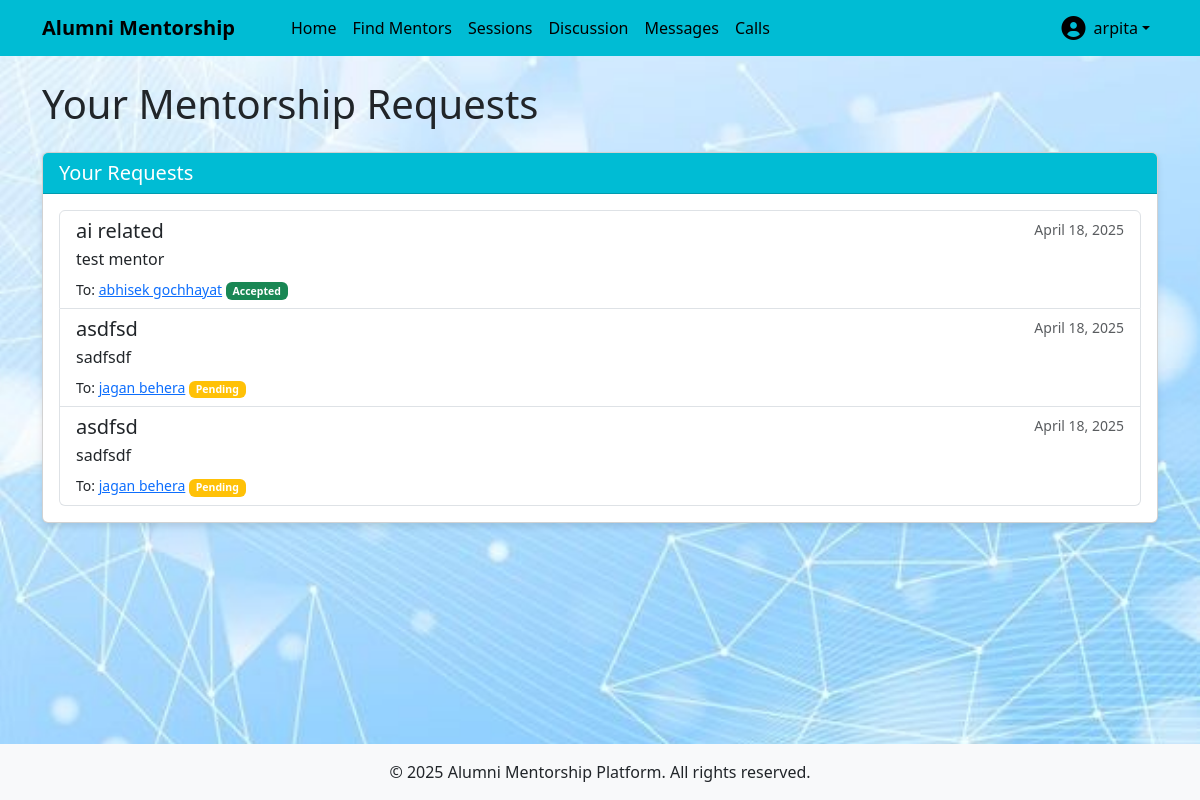
Screenshot of /mentorship/requests/ (signed in) with the database file from the repository.
### users/models.py (models this page shows, shortened)
class CustomUser(AbstractUser):
    USER_TYPE_CHOICES = (
        ('student', 'Student'),
        ('alumni', 'Alumni'),
    )
    user_type = models.CharField(max_length=10, choices=USER_TYPE_CHOICES)
    bio = models.TextField(blank=True)
    profile_picture = models.ImageField(upload_to='profile_pics/', blank=True, null=True)
    graduation_year = models.IntegerField(null=True, blank=True)
    company = models.CharField(max_length=100, blank=True)
    position = models.CharField(max_length=100, blank=True)
    industry = models.CharField(max_length=100, blank=True)
    course = models.CharField(max_length=100, blank=True)
    year_of_study = models.IntegerField(null=True, blank=True)

### mentorship/models.py (models this page shows, shortened)
class MentorshipSession(models.Model):
    STATUS_CHOICES = (
        ('pending', 'Pending'),
        ('accepted', 'Accepted'),
        ('rejected', 'Rejected'),
        ('completed', 'Completed'),
    )
    mentor = models.ForeignKey(CustomUser, on_delete=models.CASCADE, related_name='mentor_sessions')
    mentee = models.ForeignKey(CustomUser, on_delete=models.CASCADE, related_name='mentee_sessions')
    title = models.CharField(max_length=200)
    description = models.TextField()
    status = models.CharField(max_length=10, choices=STATUS_CHOICES, default='pending')
    created_at = models.DateTimeField(auto_now_add=True)
    updated_at = models.DateTimeField(auto_now=True)

### mentorship/views.py (the view)
# urls.py: path('requests/', views.mentorship_requests, name='mentorship_requests'),
@login_required
def mentorship_requests(request):
    user = request.user
    if user.user_type == 'alumni':
        pending_requests = MentorshipSession.objects.filter(mentor=user, status='pending')
        is_mentor = True
    else:
        pending_requests = MentorshipSession.objects.filter(mentee=user)
        is_mentor = False
    for session in pending_requests:
        session.has_feedback = session.feedbacks.filter(reviewer=user).exists()
    context = {
        'requests': pending_requests,
        'is_mentor': is_mentor,
        'user': user,
    }
    return render(request, 'mentorship/mentorship_requests.html', context)

### templates/mentorship/mentorship_requests.html (shortened to what this page needs)
{% extends 'base.html' %}
{% block content %}
<h1 class="mb-4">
    {% if is_mentor %}
        Mentorship Requests
    {% else %}
        Your Mentorship Requests
    {% endif %}
</h1>
<div class="card">
    <div class="card-header  text-white">
        <h5 class="card-title mb-0">
            {% if is_mentor %}
                Pending Requests
            {% else %}
                Your Requests
            {% endif %}
        </h5>
    </div>
    <div class="card-body">
        {% if requests %}
            <div class="list-group">
                {% for request in requests %}
                    <div class="list-group-item list-group-item-action">
                        <div class="d-flex w-100 justify-content-between">
                            <h5 class="mb-1">{{ request.title }}</h5>
                            <small class="text-muted">{{ request.created_at|date }}</small>
                        </div>
                        <p class="mb-1">{{ request.description }}</p>
                        <div class="d-flex justify-content-between align-items-center mt-2">
                            <small>
                                {% if is_mentor %}
                                    From: <a href="{% url 'user_detail' request.mentee.username %}">{{ request.mentee.get_full_name }}</a>
                                {% else %}
                                    To: <a href="{% url 'user_detail' request.mentor.username %}">{{ request.mentor.get_full_name }}</a>
                                    <span class="badge {% if request.status == 'pending' %}bg-warning{% elif request.status == 'accepted' %}bg-success{% elif request.status == 'rejected' %}bg-danger{% else %}bg-secondary{% endif %}">
                                        {{ request.get_status_display }}
                                    </span>
                                {% endif %}
                            </small>
                        </div>
                    </div>
                {% endfor %}
            </div>
        {% endif %}
    </div>
</div>
{% endblock %}

### templates/base.html (shortened to what this page needs)
<!DOCTYPE html>
<html lang="en">
  <head>
    <link
      href="https://cdn.jsdelivr.net/npm/bootstrap@5.3.0/dist/css/bootstrap.min.css"
      rel="stylesheet"
    />
    <link
      rel="stylesheet"
      href="https://cdnjs.cloudflare.com/ajax/libs/font-awesome/6.0.0/css/all.min.css"
    />
  </head>
  <body>
    <header>
      <nav class="navbar navbar-expand-lg navbar-dark">
        <div class="container">
          <a class="navbar-brand" href="{% url 'home' %}">Alumni Mentorship</a>
          <div class="collapse navbar-collapse" id="navbarNav">
            <ul class="navbar-nav me-auto">
              {% if user.is_authenticated %}
              <li class="nav-item">
                <a class="nav-link" href="{% url 'home' %}">Home</a>
              </li>
              {% if user.user_type == 'student' %}
              <li class="nav-item">
                <a class="nav-link" href="{% url 'alumni_list' %}"
                  >Find Mentors</a
                >
              </li>
              {% endif %}
              <li class="nav-item">
                <a class="nav-link" href="{% url 'group_sessions' %}"
                  > Sessions</a
                >
              </li>
              <li class="nav-item">
                <a class="nav-link" href="{% url 'topic_list' %}"
                  >Discussion </a
                >
              </li>
              <li class="nav-item">
                <a class="nav-link" href="{% url 'chat_list' %}">Messages</a>
              </li>
              <li class="nav-item">
                <a class="nav-link" href="{% url 'call_home' %}">Calls</a>
              </li>
              {% endif %}
            </ul>
            <ul class="navbar-nav">
              {% if user.is_authenticated %}
              <li class="nav-item dropdown">
                <a
                  class="nav-link dropdown-toggle d-flex align-items-center"
                  href="#"
                  id="navbarDropdown"
                  role="button"
                  data-bs-toggle="dropdown"
                >
                  {% if user.profile_picture %}
                  <img
                    src="{{ user.profile_picture.url }}"
                    alt="Profile"
                    class="profile-pic me-2"
                  />
                  {% else %}
                  <i
                    class="fas fa-user-circle me-2"
                    style="font-size: 1.5rem"
                  ></i>
                  {% endif %} {{ user.username }}
                </a>
              </li>
              {% endif %}
            </ul>
          </div>
        </div>
      </nav>
    </header>
    <main class="container py-4">
       {% block content %}{% endblock %}
    </main>
    <footer class="bg-light py-3 mt-auto">
      <div class="container text-center">
        <p class="mb-0">
          &copy; {% now "Y" %} Alumni Mentorship Platform. All rights reserved.
        </p>
      </div>
    </footer>
  </body>
</html>

### templates/base.html (style rules this page uses)
body { min-height: 100vh; display: flex; flex-direction: column; background-image: url("/static/images/img.jpg"); background-size: cover; background-repeat: no-repeat; background-position: center; }
main { flex: 1; }
.navbar-brand { font-weight: bold; padding-right: 2rem; color: #000; }
.navbar { background: #00bcd4; }
.nav-item { gap: 1rem; }
#navbarNav { gap: 2rem; }
.card { margin-bottom: 20px; box-shadow: 0 4px 6px rgba(0, 0, 0, 0.1); }
.card-header { background-color: #00bcd4; }
.navbar li a { color: black; }

### rows the page displays
CustomUser: username "arpita"
MentorshipSession: title "ai related", created_at "April 18, 2025", description "test mentor", mentor.get_full_name "abhisek gochhayat", status "Accepted"
MentorshipSession: title "asdfsd", created_at "April 18, 2025", description "sadfsdf", mentor.get_full_name "jagan behera", status "Pending"
MentorshipSession: title "asdfsd", created_at "April 18, 2025", description "sadfsdf", mentor.get_full_name "jagan behera", status "Pending"
